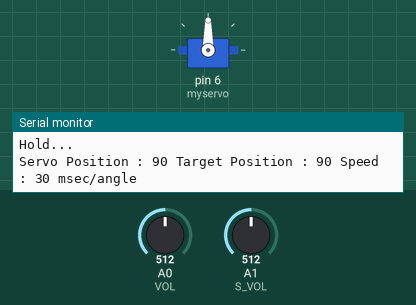
Simulated run of this sketch. Board: Arduino Uno, built with avr-gcc and run on an emulated ATmega328P. Shown: servo, the last lines printed to the serial monitor. Inputs (shaded band) come from the test bench; at power-on: A0 (VOL) = 512, A1 (S_VOL) = 512.

Above: at 1.2 s.
1.3 s: A0 (VOL) set to 716
At 2.9 s:
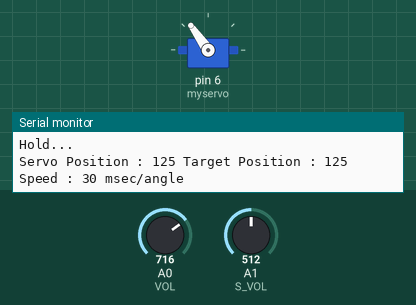
3.9 s: A0 (VOL) set to 1023
At 6.6 s:
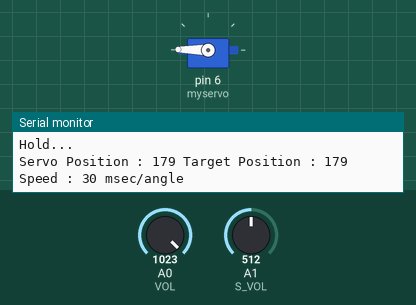
6.9 s: A1 (S_VOL) set to 862
9.9 s: A1 (S_VOL) set to 878
12.9 s: A0 (VOL) set to 306
At 15.0 s:
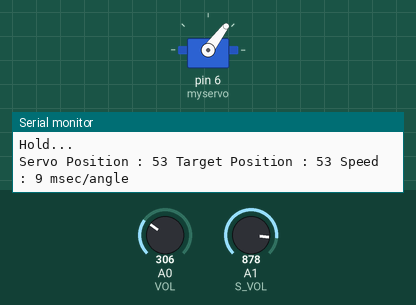
15.6 s: A0 (VOL) set to 0
At 16.6 s:
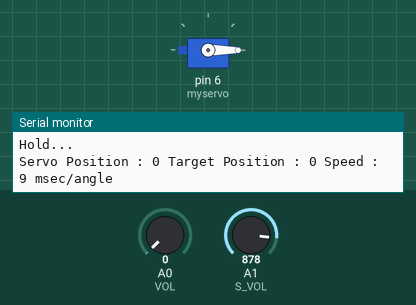
Timing chart, 0 to 18.6 s (numbered marks = the images above; inputs shaded):
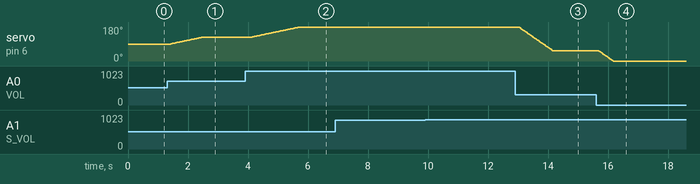

The sketch:

Servo_Motor_Volume_and_Speed.ino
```cpp
#include <Servo.h>
Servo myservo;
#define VOL A0
#define S_VOL A1

int pos = 0;   //angle
int speed = 0; //speed
void setup()
{
  myservo.attach(6);
  Serial.begin(9600);
}

void loop()
{
  pos = map(analogRead(VOL), 0, 1024, 0, 180);
  speed = map(analogRead(S_VOL), 0, 1024, 60, 0);
  Serial.println(String("Servo Position : ") + myservo.read() + String(" Target Position : ") + pos + String(" Speed : ") + speed + String(" msec/angle"));
  if (myservo.read() < pos)
  {
    Serial.println(String("Turnning Positive..."));
    for (int i = myservo.read(); i <= pos; i++)
    {
      myservo.write(i);
      delay(speed);
    }
  }
  else if (myservo.read() > pos)
  {
    Serial.println(String("Turn Negativ..."));
    for (int i = myservo.read(); i >= pos; i--)
    {
      myservo.write(i);
      delay(speed);
    }
  }
  else
  {
    Serial.println(String("Hold..."));
  }
}
```

Measured:
- after the input at 1.3 s, servo on pin 6 (myservo): moves from 90° to 125° over 1.0 s, starting after 0.12 s
- after the input at 3.9 s, servo on pin 6 (myservo): moves from 125° to 179° over 1.6 s, starting after 0.19 s
- after the input at 12.9 s, servo on pin 6 (myservo): moves from 179° to 53° over 1.1 s, starting after 0.13 s
- after the input at 15.6 s, servo on pin 6 (myservo): moves from 53° to 0° over 0.47 s, starting after 0.10 s
